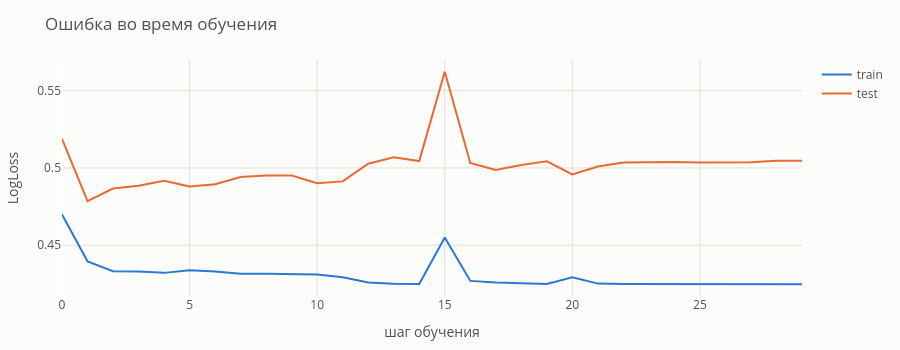

The notebook cell this image was saved under:
### Markdown cell above
## 2. Эксперимент 1: один KAN-слой, 4 признака

Сеть `width=[4, 1]`: 4 входа, 1 выход, между ними один KAN-слой. Выход — просто
сумма четырёх выученных функций:

**score = φ₁(Age) + φ₂(LogFare) + φ₃(Pclass) + φ₄(Sex)**,  P(выжил) = σ(score)

Такая модель называется **аддитивной**: признаки не взаимодействуют, каждый
вносит независимый вклад — зато каждый вклад можно нарисовать.

Параметры:

- `grid=3` — у сплайнов мало узлов → функции гладкие, меньше шансов переобучиться;
- `k=3` — кубические сплайны (стандарт);
- `lamb=0.001` — лёгкая регуляризация: прижимает к нулю рёбра, которые не помогают;
- `auto_save=False` — чтобы pykan не писал чекпоинты на диск.

### Code cell
FEATURES = ["Age", "LogFare", "Pclass", "Sex"]
dataset = make_dataset(X, y, FEATURES)

model = KAN(width=[4, 1], grid=3, k=3, seed=42, auto_save=False)
results = train(model, dataset, steps=30, lamb=0.001)
plot_training(results)

### Figure 1 — Plotly figure (JSON) as saved in the notebook; plotly's stock layout.template omitted (floating-point values rounded to 4 significant figures)
{"data": [{"line": {"color": "#2a78d6", "width": 2}, "mode": "lines", "name": "train", "type": "scatter", "y": [0.4699, 0.4396, 0.4332, 0.433, 0.4321, 0.4339, 0.433, 0.4316, 0.4316, 0.4314, 0.4311, 0.4293, 0.426, 0.4251, 0.4249, 0.4551, 0.4269, 0.4258, 0.4253, 0.4249, 0.4293, 0.4252, 0.4249, 0.4249, 0.4249, 0.4249, 0.4249, 0.4249, 0.4248, 0.4248]}, {"line": {"color": "#eb6834", "width": 2}, "mode": "lines", "name": "test", "type": "scatter", "y": [0.5189, 0.4785, 0.4867, 0.4884, 0.4917, 0.488, 0.4895, 0.4942, 0.4951, 0.4951, 0.4901, 0.4913, 0.5028, 0.507, 0.5045, 0.5622, 0.5033, 0.4986, 0.5019, 0.5043, 0.4958, 0.501, 0.5035, 0.5038, 0.5039, 0.5035, 0.5034, 0.5036, 0.5047, 0.5047]}], "layout": {"font": {"color": "#52514e"}, "height": 350, "margin": {"b": 50, "l": 60, "r": 20, "t": 60}, "paper_bgcolor": "#fcfcfb", "plot_bgcolor": "#fcfcfb", "title": {"text": "Ошибка во время обучения"}, "xaxis": {"gridcolor": "#e1e0d9", "title": {"text": "шаг обучения"}}, "yaxis": {"gridcolor": "#e1e0d9", "title": {"text": "LogLoss"}}}}
